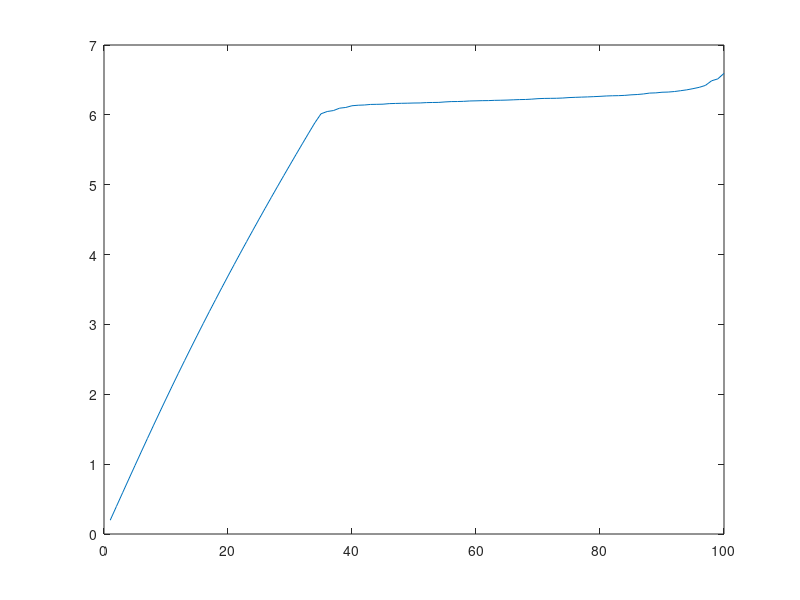
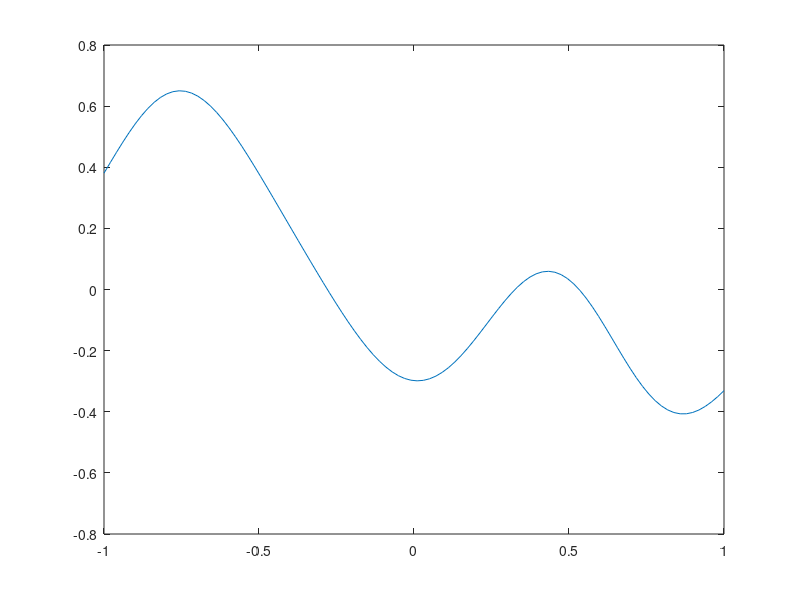
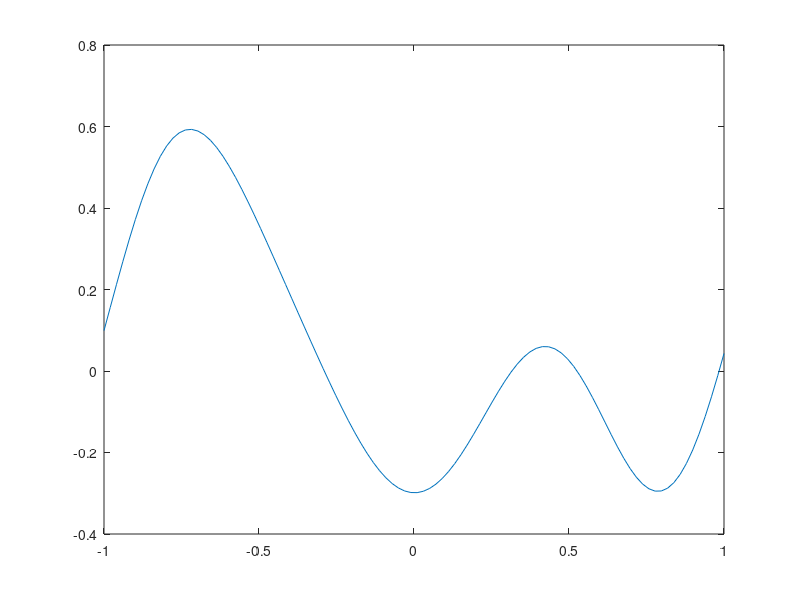
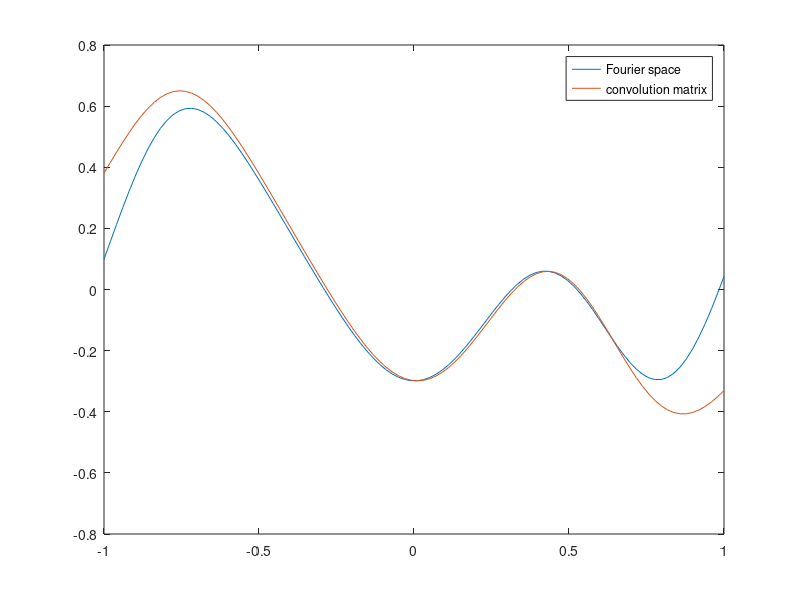

Reproduce these figures in MATLAB, in order.
clear all;close all;clc
%3.a
n3 = 100;
x3 = linspace(-1,1,n3);
xa = zeros(1,n3);

for a = 1:n3
    if (-0.95 < x3(a)) && (x3(a)<= -0.6)
       xa(a) = 1;
    end
end

xb = zeros(1,n3);
for b = 1:n3
    if (-0.6 < x3(b)) && (x3(b)<= -0.2)
       xb(b) = 1;
    end
end

xc = zeros(1,n3);
for c = 1:n3
    if (-0.2 < x3(c)) && (x3(c) <= 0.2)
       xc(c) = 1;
    end
end

xd = zeros(1,n3);
for d = 1:n3
    if (0.4 < x3(d)) && (x3(d) <= 0.6)
       xd(d) = 1;
    end
end

xe = zeros(1,n3);
for e = 1:n3
    if (0.6 < x3(e)) && (x3(e) <= 1)
       xe(e) = 1;
    end
end

f = xa+0.2*xb-0.5*xc+0.7*xd-0.7*xe;
figure1 = figure();
plot(x3,f);
%saveas(figure1,'3a.png','png')

%3.b
sigma3 = 0.2;
A3 = zeros(n3,n3);
for i = 1:n3
    for j = 1:n3
        A3(i,j) = 2/(sqrt(2*pi)*sigma3*(n3-1))*exp(-(x3(i) - x3(j)).^2/(2*sigma3^2)); 
    end
end

%using imagesec
figure2 = figure();
imagesc(A3);
%saveas(figure2,'3b1_01.png','png');

[U3,W3,V3] = svd(A3);


%plot diag(W) on a logarithmic scale on the y-axis
figure3 = figure();
semilogy(diag(W3));
%saveas(figure3,'3b2_01.png','png');

%3.c verify following the normal
n_diag = sqrt(-log(diag(W3)));
figure4 = figure();
plot(n_diag)
saveas(figure4,'3c_02.png','png');

%3.d
ft = f';
result = A3 * ft;
resultt = result';

figure5 = figure();
plot(x3,resultt);
saveas(figure5,'3d_02.png','png');




%3.e
g = 2/(sqrt(2*pi)*sigma3*(n3-1))*exp(-(x3).^2/(2*sigma3^2));

Fx = fftshift(fft(fftshift(f)));
gx = fftshift(fft(fftshift(g)));
resultx =Fx .* gx;
resultx = fftshift(ifft(fftshift(resultx)));

figure6 = figure();
plot(x3,resultx);
saveas(figure6,'3e_02.png','png');

figure7 = figure();
plot(x3,resultx);
hold on 
%compare two convolution 
plot(x3,resultt);
legend('Fourier space','convolution matrix')
saveas(figure7,'3e_c02.png','png');



%3.f
periodicA1 = circshift(A3,[50 50]);
periodicA = zeros(n3,n3);
for i = 1:n3
    for j = 1:n3
        periodicA(i,j) = max(periodicA1(i,j),A3(i,j));
    end
end
figure8 = figure();
imagesc(periodicA);
saveas(figure8,'3f1','png');


resultp = periodicA * ft;
resultp = resultp';

figure9 = figure();
plot(x3,resultx);
hold on 
%compare two convolution 
plot(x3,resultp);
legend('Fourier space','convolution matrix with periodic boundary conditions ')
saveas(figure9,'3f_c02.png','png');










